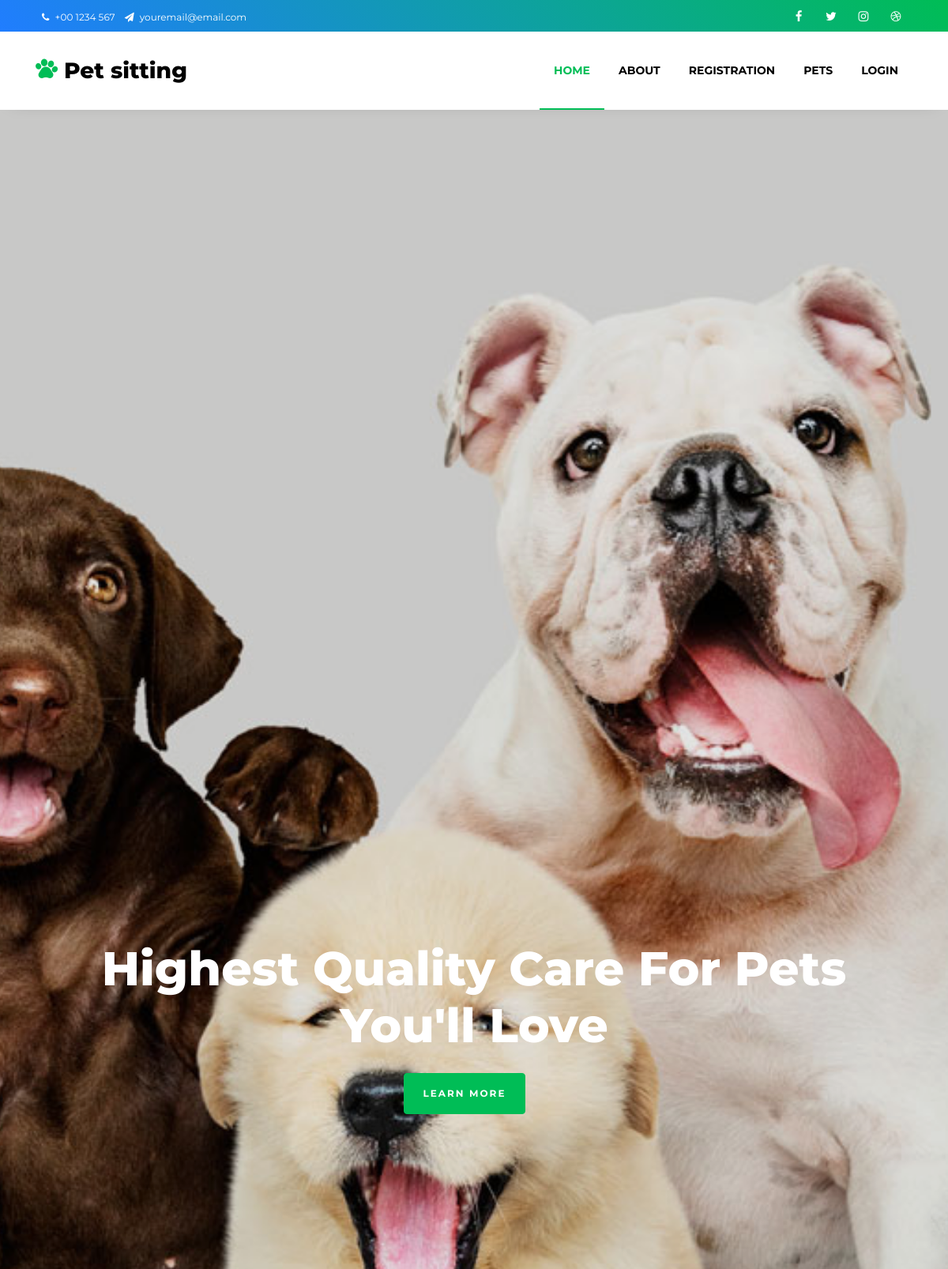
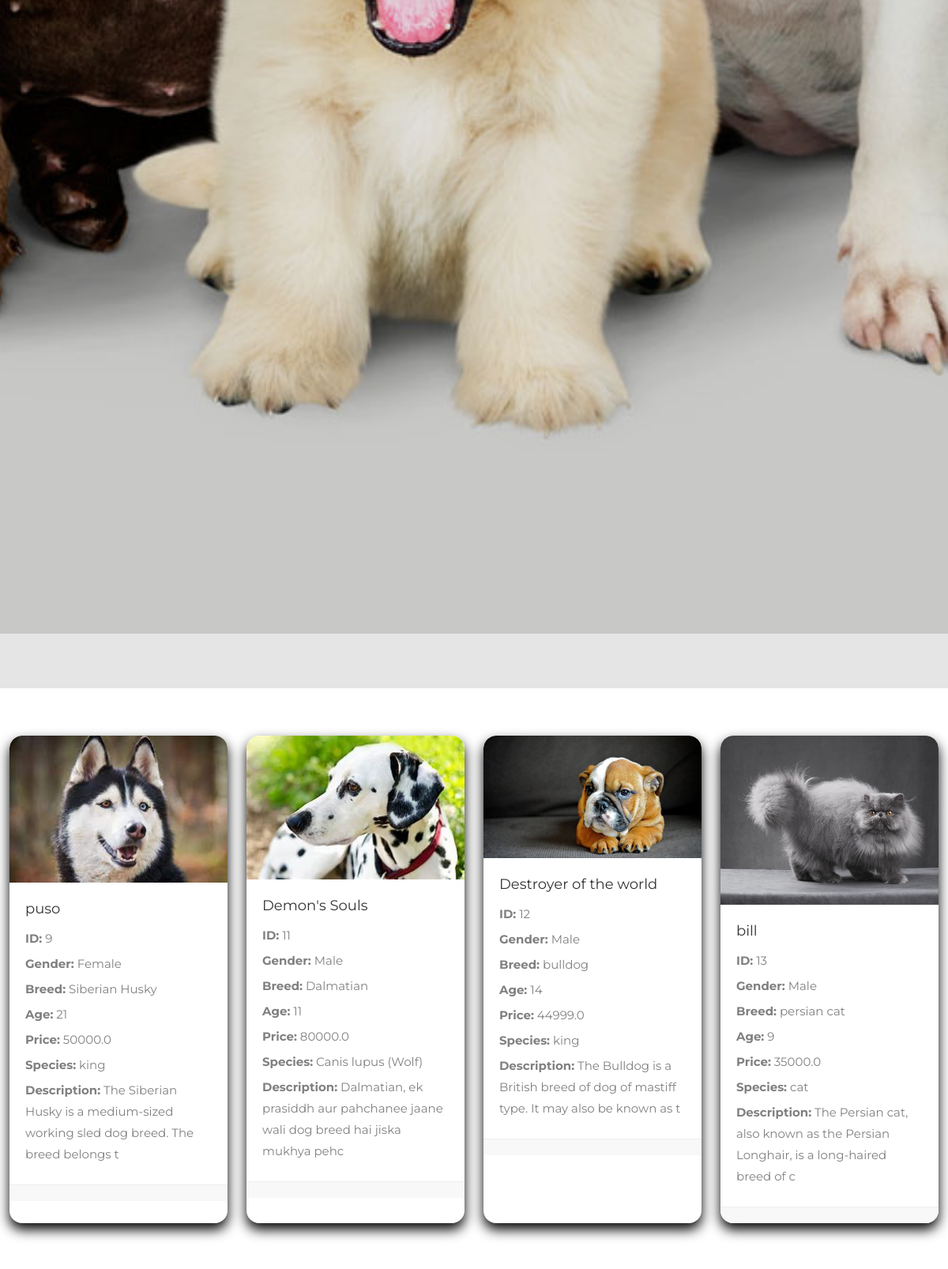
Page /petlist/ (upper part) on the committed database (2 pictures, top to bottom).
### PetApp/models.py (models this page shows)
class Pet(models.Model):
    id=models.AutoField(primary_key=True)
    name=models.CharField(max_length=50)
    M='Male'
    F='Female'
    GENDER=[(M,'Male'),(F,'Female')]
    gender=models.CharField(max_length=10,choices=GENDER)
    breed=models.CharField(max_length=50)
    age=models.IntegerField()
    price=models.FloatField(default=0.0)
    species=models.CharField(max_length=50)
    description=models.CharField(max_length=80)
    pet_image=models.ImageField(null=True,blank=True,upload_to="images/")

### PetApp/views.py (the view)
# urls.py: path('petlist/',views.PetListView.as_view(),name='petlist'),
class PetListView(ListView):
    model=Pet
    context_object_name='pets'
    template_name='PetApp/PetList.html'

### templates/PetApp/PetList.html (shortened to what this page needs)
<!DOCTYPE html>
<html lang="en">
<head>
</head>
<body>
    {% include 'petapp/Header.html'%}
    <div class="pet-container">
    {% for pet in pets %}
    <div class="pet-card">
        <img class="pet-image" src="/{{ pet.pet_image }}" alt="{{ pet.name }}">
        <div class="pet-details">
            <h3>{{ pet.name }}</h3>
            <p><strong>ID:</strong> {{ pet.id }}</p>
            <p><strong>Gender:</strong> {{ pet.gender }}</p>
            <p><strong>Breed:</strong> {{ pet.breed }}</p>
            <p><strong>Age:</strong> {{ pet.age }}</p>
            <p><strong>Price:</strong> {{ pet.price }}</p>
            <p><strong>Species:</strong> {{ pet.species }}</p>
            <p><strong>Description:</strong> {{ pet.description }}</p>
        </div>
        <div class="pet-actions">
        </div>
    </div>
    {% endfor %}
</div>
    {% include 'petapp/Footer.html'%}
</body>
</html>

### templates/PetApp/PetList.html (style rules this page uses)
.pet-container { display: flex; flex-wrap: wrap; justify-content: center; }
.pet-card { flex: 0 0 calc(26.33% - 40px); display: flex; flex-direction: column; background-color: #ffffff; border-radius: 16px; box-shadow: 0 8px 16px black; margin-bottom: 20px; width: 300px; overflow: hidden; transition: transform 0.2s ease; margin: 60px auto; }
.pet-image { width: 100%; height: auto; border-top-left-radius: 16px; border-top-right-radius: 16px; }
.pet-details { padding: 20px; }
.pet-details h3 { margin: 0 0 10px 0; font-size: 18px; }
.pet-details p { margin: 0 0 5px 0; }
.pet-actions { display: flex; justify-content: space-between; align-items: center; padding: 10px 20px; background-color: #f8f8f8; border-top: 1px solid #eee; }

### rows in the picture
Pet: pet_image (picture), name "puso", id "9", gender "Female", breed "Siberian Husky", age "21", price "50000.0", species "king", description "The Siberian Husky is a medium-sized working sled dog breed. The breed belongs t"
Pet: pet_image (picture), name "Demon's Souls", id "11", gender "Male", breed "Dalmatian", age "11", price "80000.0", species "Canis lupus (Wolf)", description "Dalmatian, ek prasiddh aur pahchanee jaane wali dog breed hai jiska mukhya pehc"
Pet: pet_image (picture), name "Destroyer of the world", id "12", gender "Male", breed "bulldog", age "14", price "44999.0", species "king", description "The Bulldog is a British breed of dog of mastiff type. It may also be known as t"
Pet: pet_image (picture), name "bill", id "13", gender "Male", breed "persian cat", age "9", price "35000.0", species "cat", description "The Persian cat, also known as the Persian Longhair, is a long-haired breed of c"
